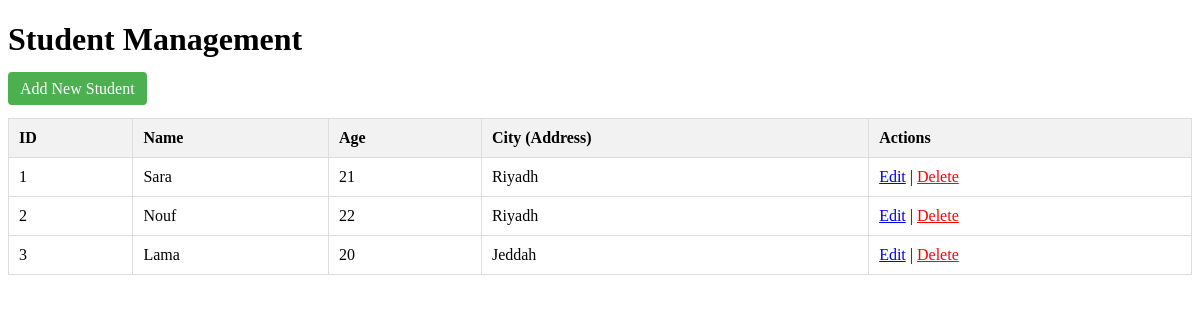
/books/students/list, run on the app's committed database.
### apps/bookmodule/models.py (models this page shows, shortened)
class Student(models.Model):  # Lab 8 - Task 6
    name = models.CharField(max_length=100)
    age = models.IntegerField()
    address = models.ForeignKey(Address, on_delete=models.CASCADE)

class Address(models.Model):  # Lab 8 - Task 6
    city = models.CharField(max_length=50)
    def __str__(self):
        return self.city

### apps/bookmodule/views.py (the view)
# urls.py: path("students/list", views.student_list, name="student_list"),  # Lab 11 - Task 1
def student_list(request):  # Lab 11 - Task 1
    students = Student.objects.all()
    return render(request, 'bookmodule/student_list.html', {'students': students})

### apps/templates/bookmodule/student_list.html (shortened to what this page needs)
<!DOCTYPE html>
<html lang="en">
<head>
</head>
<body>
  <h1>Student Management</h1>
  <p>
    <a href="{% url 'student_add' %}" class="btn-add">Add New Student</a>
  </p>
  <table>
    <tr>
      <th>ID</th>
      <th>Name</th>
      <th>Age</th>
      <th>City (Address)</th>
      <th>Actions</th>
    </tr>
    {% for student in students %}
      <tr>
        <td>{{ student.id }}</td>
        <td>{{ student.name }}</td>
        <td>{{ student.age }}</td>
        <td>{{ student.address }}</td>
        <td>
          <a href="{% url 'student_edit' student.id %}">Edit</a> |
          <a href="{% url 'student_delete' student.id %}" style="color: red;" onclick="return confirm('Are you sure you want to delete this student?');">Delete</a>
        </td>
      </tr>
    {% empty %}
      <tr>
        <td colspan="5">No students found.</td>
      </tr>
    {% endfor %}
  </table>
</body>
</html>

### apps/templates/bookmodule/student_list.html (style rules this page uses)
table { width: 100%; border-collapse: collapse; margin-top: 20px; }
th, td { border: 1px solid #ddd; padding: 10px; text-align: left; }
th { background-color: #f2f2f2; }
.btn-add { background-color: #4CAF50; color: white; padding: 8px 12px; text-decoration: none; border-radius: 4px; }

### data on the page
Student: id "1", name "Sara", age "21", address "Riyadh"
Student: id "2", name "Nouf", age "22", address "Riyadh"
Student: id "3", name "Lama", age "20", address "Jeddah"
